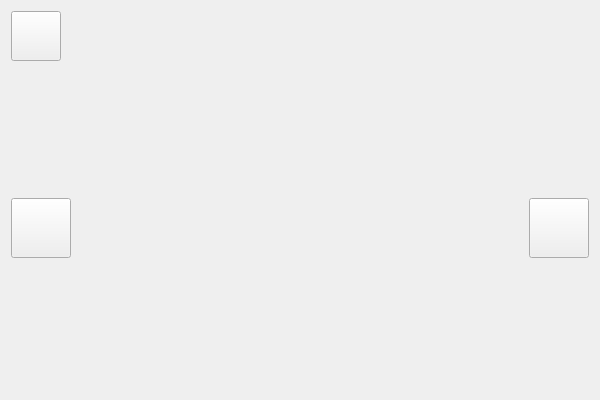
<?xml version="1.0" encoding="UTF-8"?>
<ui version="4.0">
 <class>photoAlbum</class>
 <widget class="QWidget" name="photoAlbum">
  <property name="geometry">
   <rect>
    <x>0</x>
    <y>0</y>
    <width>600</width>
    <height>400</height>
   </rect>
  </property>
  <property name="sizePolicy">
   <sizepolicy hsizetype="Expanding" vsizetype="Expanding">
    <horstretch>0</horstretch>
    <verstretch>0</verstretch>
   </sizepolicy>
  </property>
  <property name="windowTitle">
   <string>Form</string>
  </property>
  <layout class="QHBoxLayout" name="horizontalLayout_2">
   <item>
    <layout class="QVBoxLayout" name="verticalLayout">
     <item>
      <widget class="QPushButton" name="backBtn">
       <property name="sizePolicy">
        <sizepolicy hsizetype="Preferred" vsizetype="Fixed">
         <horstretch>0</horstretch>
         <verstretch>0</verstretch>
        </sizepolicy>
       </property>
       <property name="minimumSize">
        <size>
         <width>50</width>
         <height>50</height>
        </size>
       </property>
       <property name="maximumSize">
        <size>
         <width>50</width>
         <height>50</height>
        </size>
       </property>
       <property name="styleSheet">
        <string notr="true">image: url(:/icon/icon/返回.png);</string>
       </property>
       <property name="text">
        <string/>
       </property>
      </widget>
     </item>
     <item>
      <layout class="QHBoxLayout" name="horizontalLayout">
       <item>
        <widget class="QPushButton" name="prevBtn">
         <property name="sizePolicy">
          <sizepolicy hsizetype="Preferred" vsizetype="Fixed">
           <horstretch>0</horstretch>
           <verstretch>0</verstretch>
          </sizepolicy>
         </property>
         <property name="minimumSize">
          <size>
           <width>60</width>
           <height>60</height>
          </size>
         </property>
         <property name="maximumSize">
          <size>
           <width>60</width>
           <height>60</height>
          </size>
         </property>
         <property name="styleSheet">
          <string notr="true">image: url(:/icon/icon/上一个.png);</string>
         </property>
         <property name="text">
          <string/>
         </property>
        </widget>
       </item>
       <item>
        <widget class="QLabel" name="pictureArea">
         <property name="sizePolicy">
          <sizepolicy hsizetype="Expanding" vsizetype="Expanding">
           <horstretch>0</horstretch>
           <verstretch>0</verstretch>
          </sizepolicy>
         </property>
         <property name="minimumSize">
          <size>
           <width>100</width>
           <height>100</height>
          </size>
         </property>
         <property name="text">
          <string/>
         </property>
        </widget>
       </item>
       <item>
        <widget class="QPushButton" name="nextBtn">
         <property name="sizePolicy">
          <sizepolicy hsizetype="Preferred" vsizetype="Fixed">
           <horstretch>0</horstretch>
           <verstretch>0</verstretch>
          </sizepolicy>
         </property>
         <property name="minimumSize">
          <size>
           <width>60</width>
           <height>60</height>
          </size>
         </property>
         <property name="maximumSize">
          <size>
           <width>60</width>
           <height>60</height>
          </size>
         </property>
         <property name="styleSheet">
          <string notr="true">image: url(:/icon/icon/下一个.png);</string>
         </property>
         <property name="text">
          <string/>
         </property>
        </widget>
       </item>
      </layout>
     </item>
    </layout>
   </item>
  </layout>
 </widget>
 <resources/>
 <connections/>
</ui>
